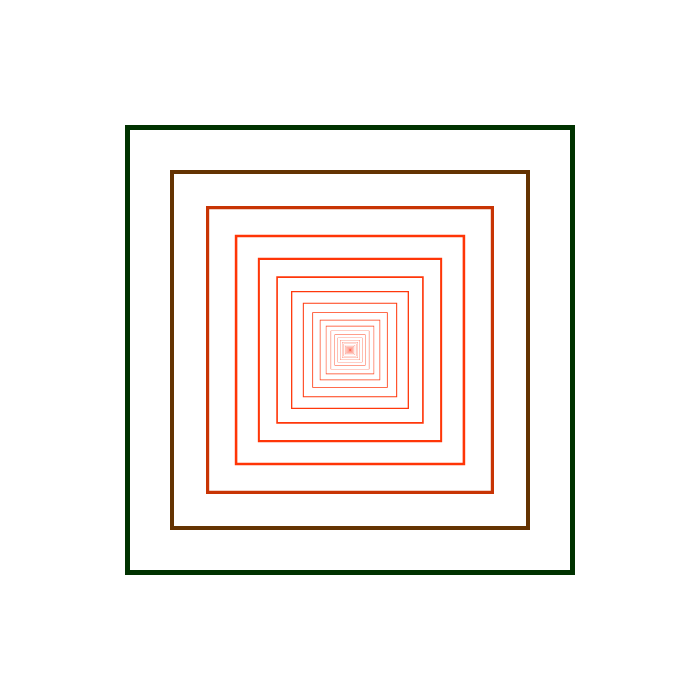
Frame 1 (no input)
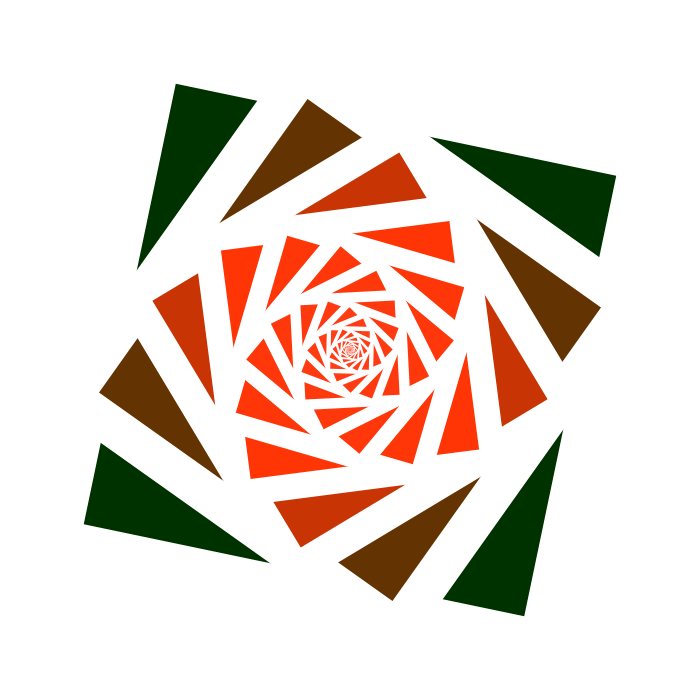
Frame 60 (no input)
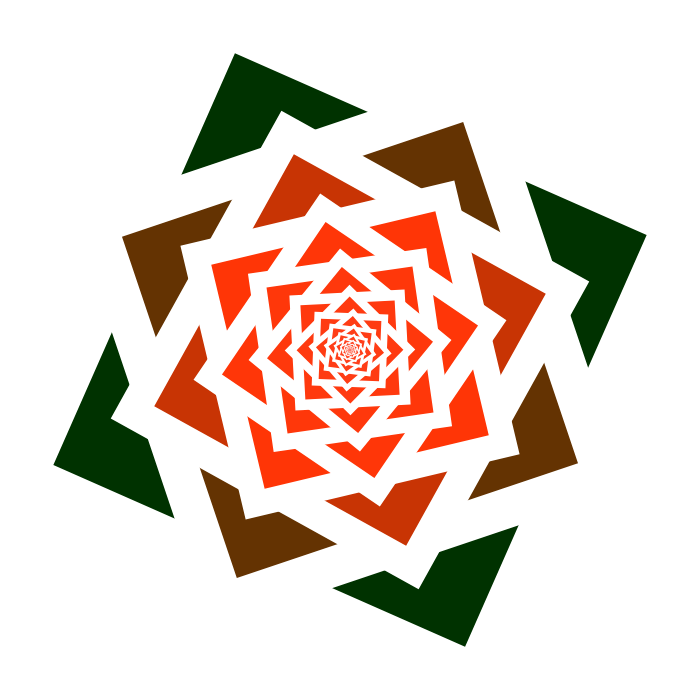
Frame 120 (the mouse pressed at the canvas centre since frame 60)

The p5.js sketch that drew these frames (run headless with seeded random() and noise() and a simulated clock; from frame 60 on, the mouse is pressed at the canvas centre):

// p5.js sketch
// ── sketch.js
let angle = 0;

function setup() {
  createCanvas(700, 700);
  rectMode(CENTER);
  angleMode(DEGREES);
  strokeWeight(50);
  stroke(255);
}

function draw() {
  background(255);

  translate(width/2, height/2);
  
  for (var i = 0; i < 100; i++) {
    fill(i*100, i+50, i*2);
    rotate(angle);
    rect(0, 0, 500, 500);
    scale(0.8)
    rotate(angle);
  }

  angle += 0.2;
}
